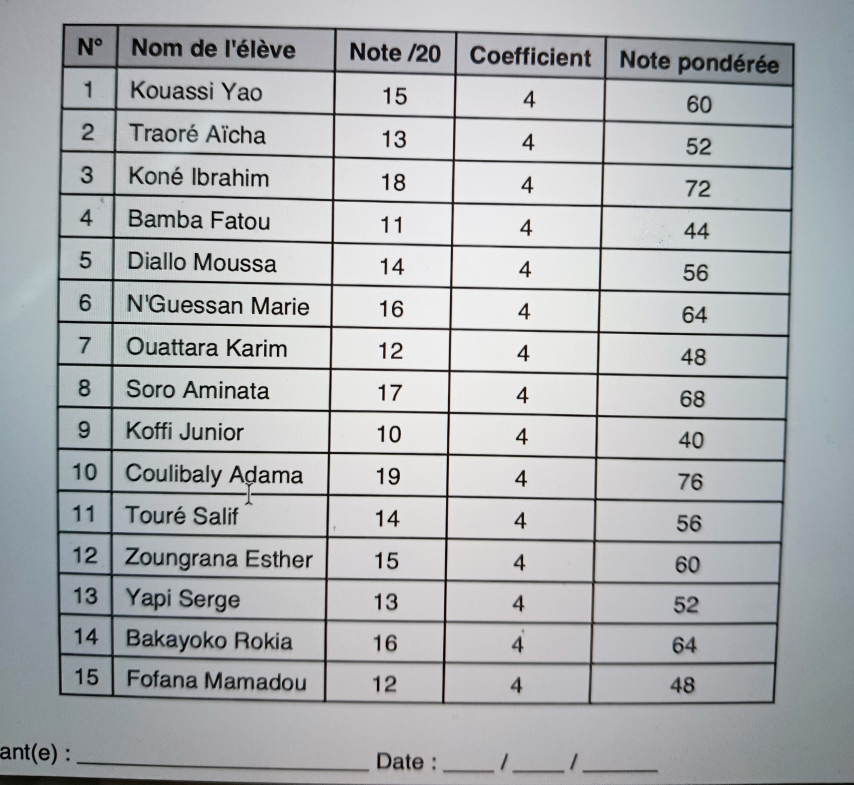
#> input picture img2table_test_project/sample_data/ma_photo.jpeg, 2560 x 2354 px (shown at 1/3 size); its folder holds only this picture in this run
$ python service_1_preprocessing.py
#> lines starting #> are read from the running program, lines starting #| are printed output that depends on the picture; after the words box and inside, x2 and y2 are one past the last pixel; in counts of white or black regions, pixels touching at a corner belong together
#!/usr/bin/env python3
"""
SERVICE 1: PRÉTRAITEMENT D'IMAGES/PDF
Redresse, améliore contraste, binarise et convertit les documents
Pour optimiser l'OCR en amont
"""

import cv2
import numpy as np
from PIL import Image
from pathlib import Path
import logging
from typing import Tuple, Optional

try:
    import pdf2image
    PDF2IMAGE_AVAILABLE = True
except ImportError:
    PDF2IMAGE_AVAILABLE = False

class PreprocessingService:
    """Service dédié au prétraitement robuste d'images et PDFs"""

    def __init__(self, output_dir: str = "processed"):
        self.output_dir = Path(output_dir)
        self.output_dir.mkdir(exist_ok=True)

        # Configuration logging
        logging.basicConfig(level=logging.INFO)
        self.logger = logging.getLogger(__name__)

        # Paramètres de preprocessing
        self.min_resolution = 1000  # Résolution minimale recommandée
        self.max_resolution = 3000  # Résolution maximale (éviter surcharge)

    def process_document(self, file_path: str) -> str:
        """Point d'entrée principal: traite PDF ou image"""
        file_path = Path(file_path)

        if not file_path.exists():
            raise FileNotFoundError(f"Fichier non trouvé: {file_path}")

        self.logger.info(f"🔧 Prétraitement: {file_path.name}")

        # Traiter selon type de fichier
        if file_path.suffix.lower() == '.pdf':
            return self._process_pdf(file_path)
        elif file_path.suffix.lower() in ['.jpg', '.jpeg', '.png', '.tiff', '.bmp']:
            return self._process_image(file_path)
        else:
            raise ValueError(f"Format non supporté: {file_path.suffix}")

    # [30 lines left out: function _process_pdf, not called in this run]

    def _process_image(self, image_path: Path) -> str:
        """Pipeline complet de traitement d'image"""
        self.logger.info(f"🖼️ Traitement image: {image_path.name}")

        # Charger l'image
        img = cv2.imread(str(image_path))
#> img is the input picture: shape (2354, 2560, 3); mean B, G, R 179.6, 177.4, 174.7
        if img is None:
            raise ValueError(f"Image non lisible: {image_path}")

        # Pipeline de preprocessing
        img = self._correct_perspective(img)
        img = self._optimize_resolution(img)
        img = self._enhance_contrast(img)
        img = self._enhance_sharpness(img)
        img = self._binarize_adaptive(img)
        img = self._remove_noise(img)

        # Sauvegarder résultat
        output_path = self.output_dir / f"processed_{image_path.name}"
        cv2.imwrite(str(output_path), img)

        self.logger.info(f"✅ Image préparée: {output_path}")
        return str(output_path)

    def _correct_perspective(self, img: np.ndarray) -> np.ndarray:
        """Corriger la perspective si l'image est prise de biais"""
        gray = cv2.cvtColor(img, cv2.COLOR_BGR2GRAY)
        img_height, img_width = gray.shape[:2]
#> img_height = 2354; img_width = 2560
        img_area = img_height * img_width
#> img_area = 6026240

        # Détecter les contours pour trouver le document
        edges = cv2.Canny(gray, 50, 150, apertureSize=3)
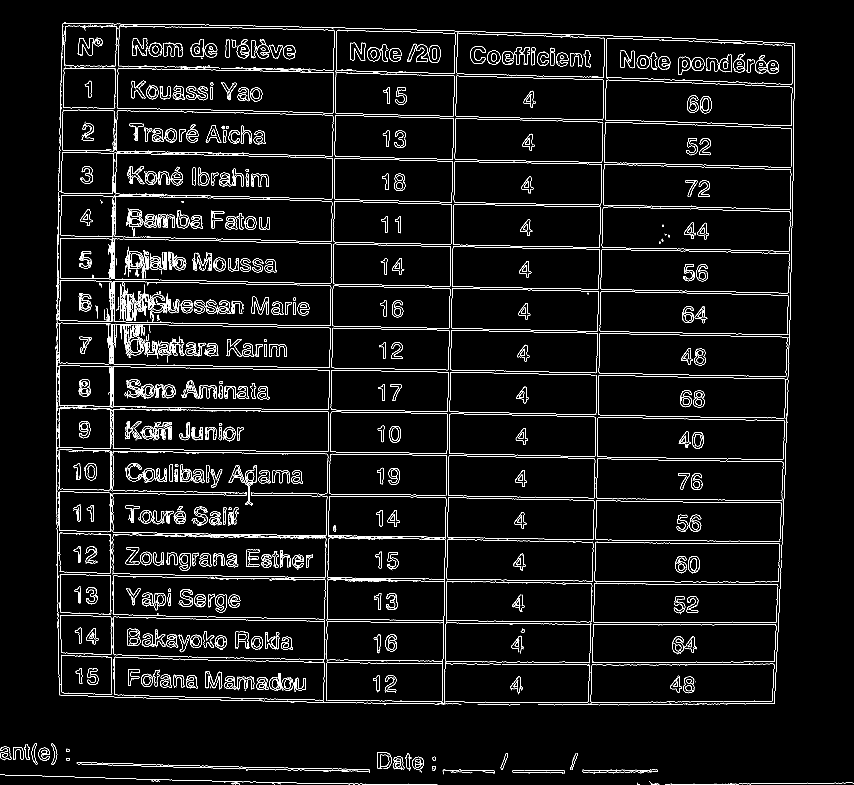
#> edges: shape (2354, 2560) (shown at 1/3 size); 3.2% white in thin lines or dots
        contours, _ = cv2.findContours(edges, cv2.RETR_EXTERNAL, cv2.CHAIN_APPROX_SIMPLE)
#> contours = 2044 contours, 1809 with area under 20; largest, box (x1, y1, x2, y2) and area: (346, 459, 999, 598) 79584, (348, 332, 1000, 469) 79160, (342, 844, 994, 978) 78663, (340, 971, 992, 1104) 78052, (350, 203, 1002, 340) 77916

        if not contours:
            self.logger.warning("Aucun contour détecté - pas de correction perspective")
            return img

        # Trouver le plus grand rectangle (probable document)
        largest_contour = max(contours, key=cv2.contourArea)
#> largest_contour = contour of 151 points, box (x1, y1, x2, y2) (346, 459, 999, 598), area 79584
        contour_area = cv2.contourArea(largest_contour)
#> contour_area = 79584

        # CORRECTION: Ne pas appliquer si le contour est trop petit (< 50% de l'image)
        # Cela évite de cropper sur une petite zone détectée par erreur
        min_area_ratio = 0.5
        if contour_area < img_area * min_area_ratio:
            self.logger.info(f"📐 Contour trop petit ({contour_area/img_area*100:.1f}% < 50%) - pas de correction perspective")
            return img

        # Approximation polygonale
        epsilon = 0.02 * cv2.arcLength(largest_contour, True)
        approx = cv2.approxPolyDP(largest_contour, epsilon, True)

        # Si on a un quadrilatère, corriger la perspective
        if len(approx) == 4:
            self.logger.info("📐 Correction perspective détectée")
            return self._apply_perspective_correction(img, approx)

        return img

    # [38 lines left out: function _apply_perspective_correction, not called in this run]

    def _optimize_resolution(self, img: np.ndarray) -> np.ndarray:
        """Optimiser la résolution pour OCR"""
        height, width = img.shape[:2]
#> height = 2354; width = 2560
        current_resolution = min(height, width)
#> current_resolution = 2354

        if current_resolution < self.min_resolution:
            # Upscale si trop petit
            scale_factor = self.min_resolution / current_resolution
            new_width = int(width * scale_factor)
            new_height = int(height * scale_factor)

            self.logger.info(f"📈 Upscale: {width}x{height} -> {new_width}x{new_height}")
            return cv2.resize(img, (new_width, new_height), interpolation=cv2.INTER_CUBIC)

        elif current_resolution > self.max_resolution:
            # Downscale si trop grand
            scale_factor = self.max_resolution / current_resolution
            new_width = int(width * scale_factor)
            new_height = int(height * scale_factor)

            self.logger.info(f"📉 Downscale: {width}x{height} -> {new_width}x{new_height}")
            return cv2.resize(img, (new_width, new_height), interpolation=cv2.INTER_AREA)

        return img

    def _enhance_contrast(self, img: np.ndarray) -> np.ndarray:
        """Améliorer le contraste avec CLAHE adaptatif"""
        # Convertir en niveaux de gris si nécessaire
        if len(img.shape) == 3:
            gray = cv2.cvtColor(img, cv2.COLOR_BGR2GRAY)
        else:
            gray = img.copy()

        # CLAHE (Contrast Limited Adaptive Histogram Equalization)
        clahe = cv2.createCLAHE(clipLimit=3.0, tileGridSize=(8, 8))
        enhanced = clahe.apply(gray)
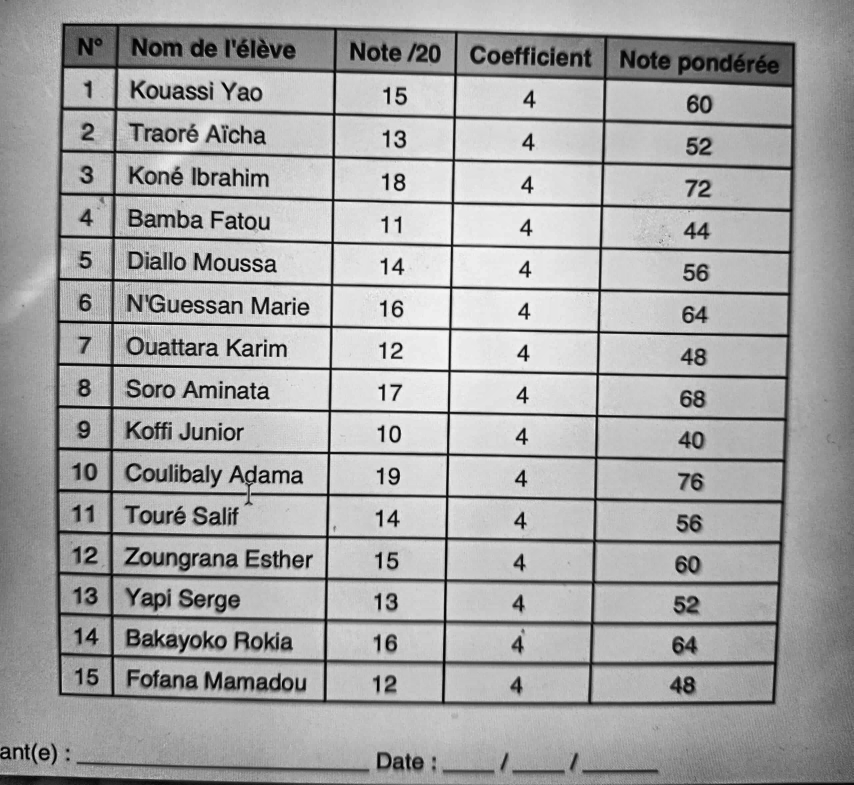
#> enhanced: shape (2354, 2560) (shown at 1/3 size); min 0, max 254, mean 166.4

        self.logger.debug("🔆 Amélioration contraste appliquée")
        return enhanced

    def _enhance_sharpness(self, img: np.ndarray) -> np.ndarray:
        """Améliorer la netteté pour l'OCR"""
        # Kernel pour augmenter la netteté
        kernel = np.array([[-1, -1, -1],
                          [-1,  9, -1],
                          [-1, -1, -1]])

        sharpened = cv2.filter2D(img, -1, kernel)

        # Mélanger avec l'original pour éviter le sur-traitement
        alpha = 0.7  # Poids de l'image nettoyée
        result = cv2.addWeighted(img, 1 - alpha, sharpened, alpha, 0)

        self.logger.debug("🔍 Amélioration netteté appliquée")
        return result

    def _binarize_adaptive(self, img: np.ndarray) -> np.ndarray:
        """Binarisation adaptative optimisée pour OCR"""
        # Binarisation adaptative Gaussian
        binary = cv2.adaptiveThreshold(
            img, 255, cv2.ADAPTIVE_THRESH_GAUSSIAN_C,
            cv2.THRESH_BINARY, 15, 10
        )
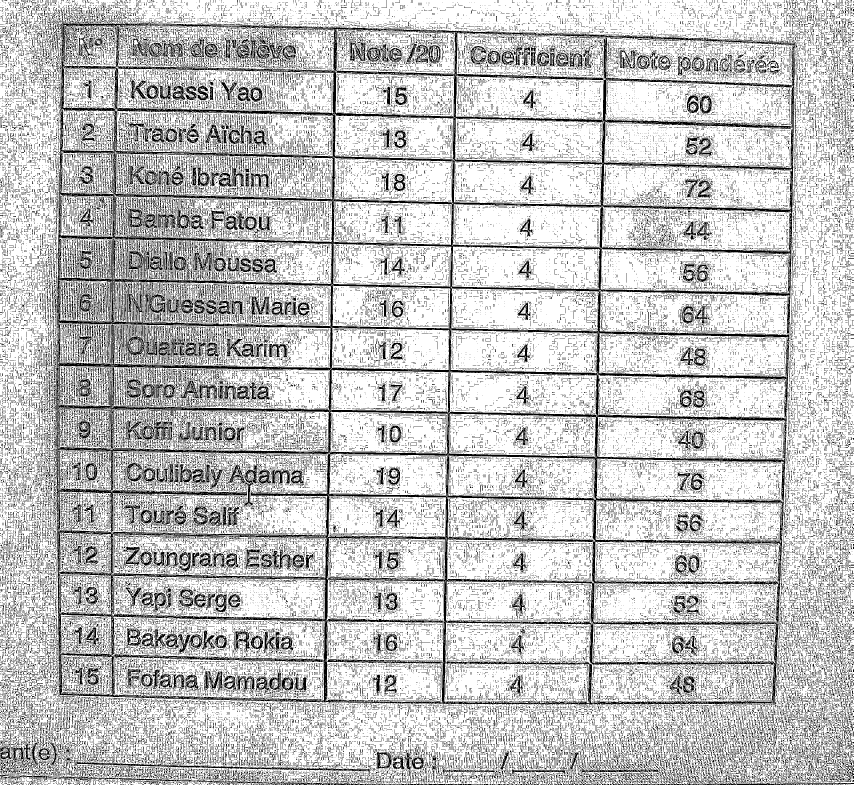
#> binary: shape (2354, 2560) (shown at 1/3 size); 76.9% white; black in thin lines or dots

        # Alternative: binarisation Otsu pour comparaison
        _, binary_otsu = cv2.threshold(
            img, 0, 255, cv2.THRESH_BINARY + cv2.THRESH_OTSU
        )
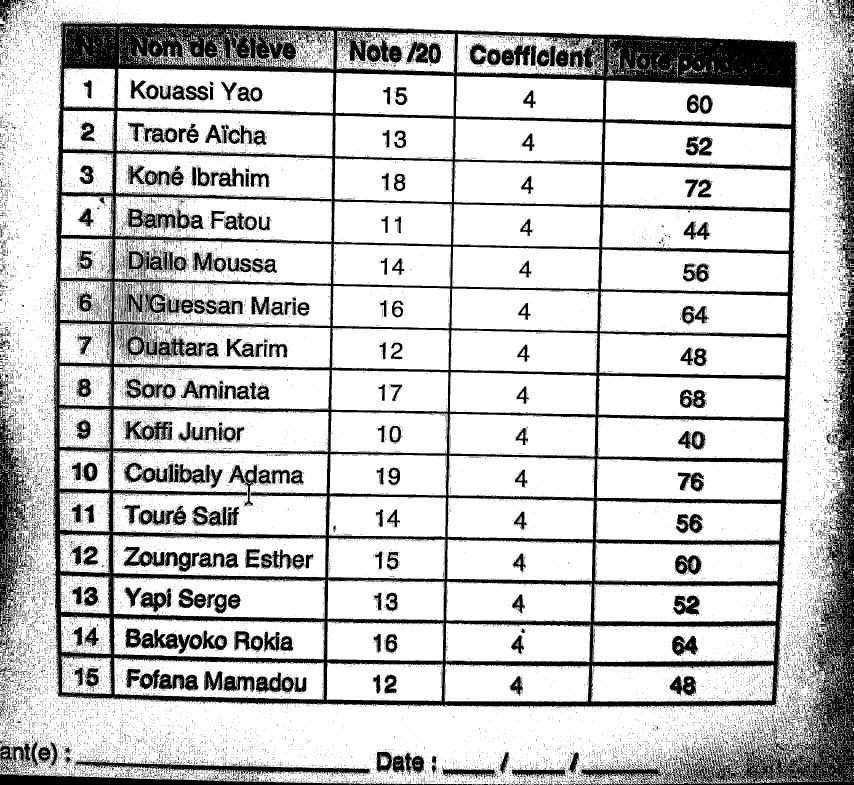
#> binary_otsu: shape (2354, 2560) (shown at 1/3 size); 78.9% white; 35567 black regions (34210 under 20 px), largest, box (x1, y1, x2, y2) and area: (155, 59, 2392, 2128) 625014, (1739, 922, 2560, 2354) 113490, (0, 1185, 114, 1912) 26045

        # Choisir la meilleure méthode basée sur le contraste
        adaptive_variance = np.var(binary)
#> adaptive_variance = 11556.8
        otsu_variance = np.var(binary_otsu)
#> otsu_variance = 10838.4

        if adaptive_variance > otsu_variance:
            self.logger.debug("🎯 Binarisation adaptative sélectionnée")
            return binary
        else:
            self.logger.debug("🎯 Binarisation Otsu sélectionnée")
            return binary_otsu

    def _remove_noise(self, img: np.ndarray) -> np.ndarray:
        """Supprimer le bruit tout en préservant le texte"""
        # Morphologie pour nettoyer le bruit
        kernel = cv2.getStructuringElement(cv2.MORPH_RECT, (2, 2))

        # Opening pour supprimer petits objets
        cleaned = cv2.morphologyEx(img, cv2.MORPH_OPEN, kernel, iterations=1)
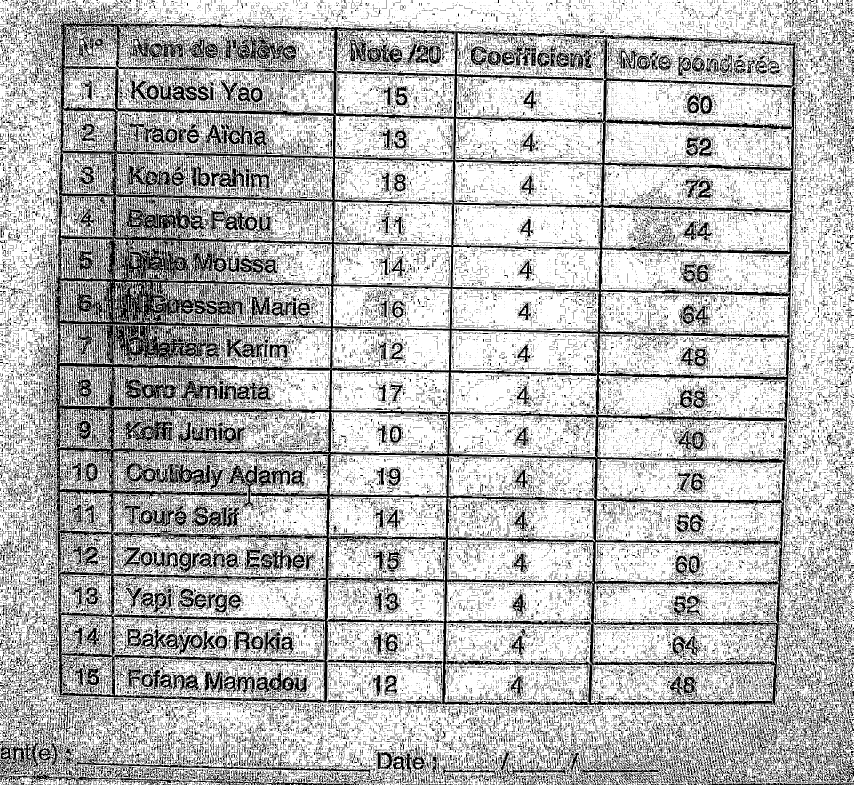
#> cleaned: shape (2354, 2560) (shown at 1/3 size); 72.5% white; 49575 black regions (41472 under 20 px), largest, box (x1, y1, x2, y2) and area: (0, 8, 2560, 2354) 797604, (1707, 2216, 2120, 2354) 12491, (1313, 2236, 1709, 2354) 6100

        # Closing pour fermer les gaps dans les lettres
        cleaned = cv2.morphologyEx(cleaned, cv2.MORPH_CLOSE, kernel, iterations=1)
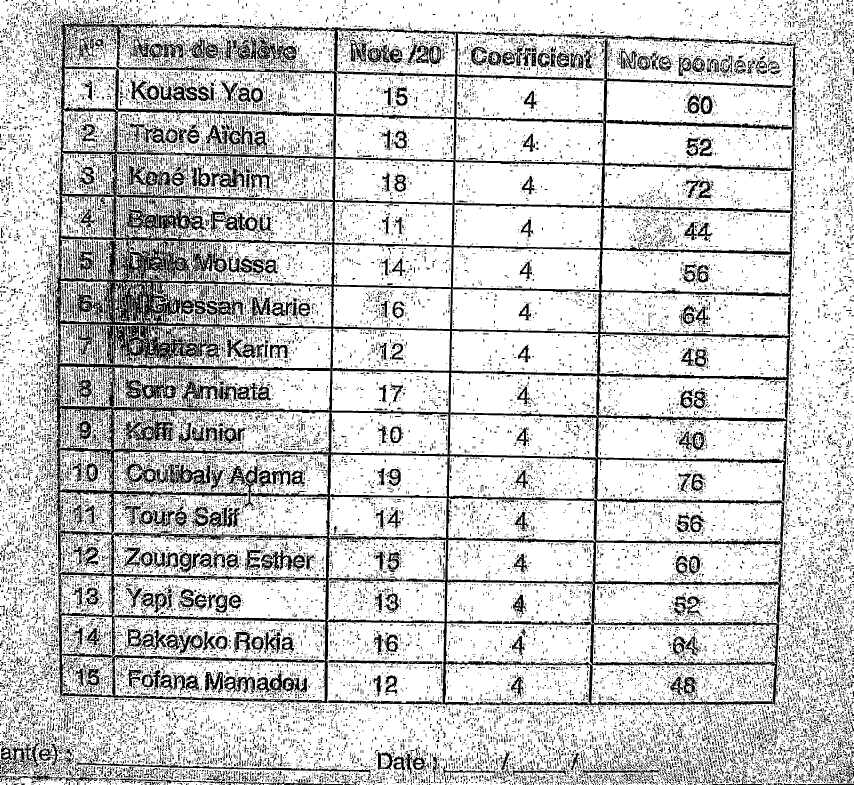
#> cleaned: shape (2354, 2560) (shown at 1/3 size); 80% white; 31024 black regions (22654 under 20 px), largest, box (x1, y1, x2, y2) and area: (162, 48, 2391, 2120) 415718, (379, 596, 624, 706) 7393, (231, 2278, 1113, 2320) 4840

        self.logger.debug("🧹 Suppression bruit appliquée")
        return cleaned

    def get_preprocessing_stats(self, original_path: str, processed_path: str) -> dict:
        """Obtenir statistiques de prétraitement"""
#> called with processed_path = 'processed/processed_ma_photo.jpeg'
        original = cv2.imread(original_path, cv2.IMREAD_GRAYSCALE)
#> original: shape (2354, 2560); min 0, max 253, mean 176.8
        processed = cv2.imread(processed_path, cv2.IMREAD_GRAYSCALE)
#> processed: shape (2354, 2560); min 0, max 255, mean 203.8

        if original is None or processed is None:
            return {}

        return {
            'original_size': original.shape,
            'processed_size': processed.shape,
            'original_contrast': np.std(original),
            'processed_contrast': np.std(processed),
            'improvement_ratio': np.std(processed) / np.std(original) if np.std(original) > 0 else 1.0
        }

def main():
    """Test du service de prétraitement"""
    service = PreprocessingService()

    # Exemple d'utilisation
    sample_files = Path("sample_data").glob("*")

    for file_path in sample_files:
        if file_path.suffix.lower() in ['.jpg', '.jpeg', '.png', '.pdf']:
            try:
                processed_path = service.process_document(str(file_path))
                print(f"✅ {file_path.name} -> {processed_path}")

                # Statistiques
                stats = service.get_preprocessing_stats(str(file_path), processed_path)
#> stats = {'original_size': (2354, 2560), 'processed_size': (2354, 2560), 'original_contrast': 49.48, 'processed_contrast': 101.7, 'improvement_ratio': 2.05}
                if stats:
                    print(f"📊 Amélioration contraste: {stats['improvement_ratio']:.2f}x")
#| 📊 Amélioration contraste: 2.05x

            except Exception as e:
                print(f"❌ Erreur {file_path.name}: {e}")

if __name__ == "__main__":
    main()
